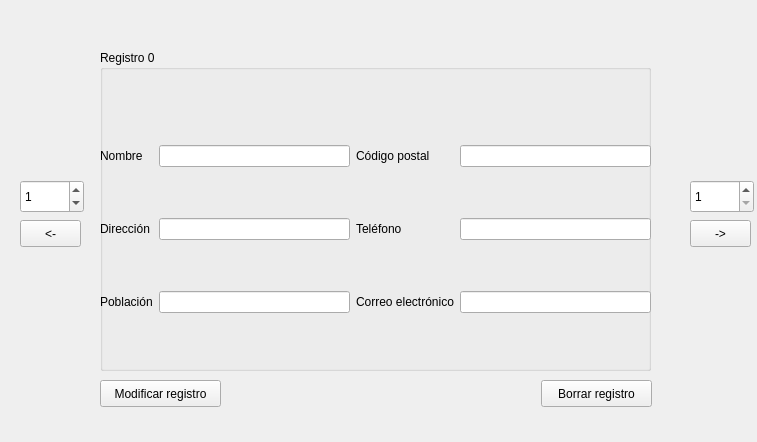
<?xml version="1.0" encoding="UTF-8"?>
<ui version="4.0">
 <class>Form_registro</class>
 <widget class="QWidget" name="Form_registro">
  <property name="geometry">
   <rect>
    <x>0</x>
    <y>0</y>
    <width>757</width>
    <height>442</height>
   </rect>
  </property>
  <property name="windowTitle">
   <string>Registro</string>
  </property>
  <widget class="QGroupBox" name="GB_Registro">
   <property name="geometry">
    <rect>
     <x>100</x>
     <y>50</y>
     <width>551</width>
     <height>321</height>
    </rect>
   </property>
   <property name="title">
    <string>Registro 0</string>
   </property>
   <widget class="QWidget" name="layoutWidget">
    <property name="geometry">
     <rect>
      <x>0</x>
      <y>50</y>
      <width>551</width>
      <height>261</height>
     </rect>
    </property>
    <layout class="QGridLayout" name="gridLayout">
     <item row="0" column="3">
      <widget class="QLineEdit" name="LE_CodPostal"/>
     </item>
     <item row="1" column="3">
      <widget class="QLineEdit" name="LE_Telefono"/>
     </item>
     <item row="2" column="2">
      <widget class="QLabel" name="label_6">
       <property name="text">
        <string>Correo electrónico</string>
       </property>
      </widget>
     </item>
     <item row="1" column="1">
      <widget class="QLineEdit" name="LE_Direccion"/>
     </item>
     <item row="0" column="1">
      <widget class="QLineEdit" name="LE_Nombre"/>
     </item>
     <item row="0" column="0">
      <widget class="QLabel" name="label">
       <property name="text">
        <string>Nombre</string>
       </property>
      </widget>
     </item>
     <item row="1" column="2">
      <widget class="QLabel" name="label_4">
       <property name="text">
        <string>Teléfono</string>
       </property>
      </widget>
     </item>
     <item row="2" column="3">
      <widget class="QLineEdit" name="LE_Email"/>
     </item>
     <item row="0" column="2">
      <widget class="QLabel" name="label_2">
       <property name="text">
        <string>Código postal</string>
       </property>
      </widget>
     </item>
     <item row="2" column="1">
      <widget class="QLineEdit" name="LE_Poblacion"/>
     </item>
     <item row="1" column="0">
      <widget class="QLabel" name="label_3">
       <property name="text">
        <string>Dirección</string>
       </property>
      </widget>
     </item>
     <item row="2" column="0">
      <widget class="QLabel" name="label_5">
       <property name="text">
        <string>Población</string>
       </property>
      </widget>
     </item>
    </layout>
   </widget>
  </widget>
  <widget class="QPushButton" name="Btn_ModRegistro">
   <property name="geometry">
    <rect>
     <x>100</x>
     <y>380</y>
     <width>121</width>
     <height>27</height>
    </rect>
   </property>
   <property name="text">
    <string>Modificar registro</string>
   </property>
  </widget>
  <widget class="QPushButton" name="Btn_BorrarRegistro">
   <property name="geometry">
    <rect>
     <x>541</x>
     <y>380</y>
     <width>111</width>
     <height>27</height>
    </rect>
   </property>
   <property name="text">
    <string>Borrar registro</string>
   </property>
  </widget>
  <widget class="QPushButton" name="Btn_Atras">
   <property name="geometry">
    <rect>
     <x>20</x>
     <y>220</y>
     <width>61</width>
     <height>27</height>
    </rect>
   </property>
   <property name="text">
    <string>&lt;-</string>
   </property>
  </widget>
  <widget class="QPushButton" name="Btn_Adelante">
   <property name="geometry">
    <rect>
     <x>690</x>
     <y>220</y>
     <width>61</width>
     <height>27</height>
    </rect>
   </property>
   <property name="text">
    <string>-&gt;</string>
   </property>
  </widget>
  <widget class="QSpinBox" name="SB_Atras">
   <property name="geometry">
    <rect>
     <x>20</x>
     <y>180</y>
     <width>64</width>
     <height>33</height>
    </rect>
   </property>
   <property name="value">
    <number>1</number>
   </property>
  </widget>
  <widget class="QSpinBox" name="SB_Adelante">
   <property name="geometry">
    <rect>
     <x>690</x>
     <y>180</y>
     <width>64</width>
     <height>33</height>
    </rect>
   </property>
   <property name="minimum">
    <number>1</number>
   </property>
   <property name="maximum">
    <number>10</number>
   </property>
   <property name="value">
    <number>1</number>
   </property>
  </widget>
 </widget>
 <resources/>
 <connections/>
</ui>
